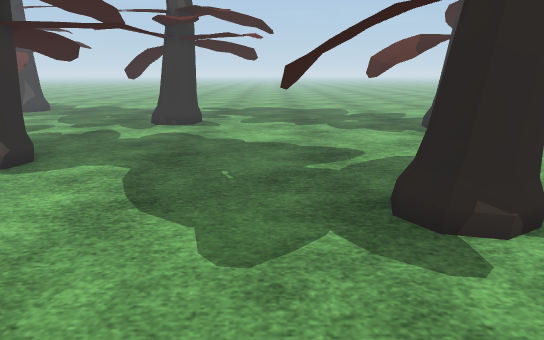
View 1 (above)

22 first-person views from a walk through a Unity game level. The camera is 1.3 m above the floor, tilts 14° down and sees 70° across. The floor is counted in squares, 0.5 m on a side. Each view is taken from the middle of a square. On the plan, view 1 faces up. The plan holds only what a view shows up to about 20 squares ahead; the rest is blank. The place goes on beyond the plan. The player character is not drawn. Some surface patterns are stand-ins.

View 2
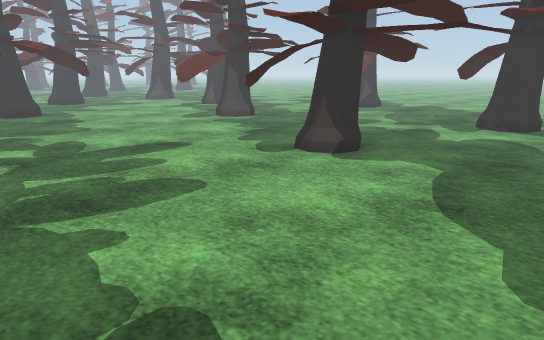

View 3
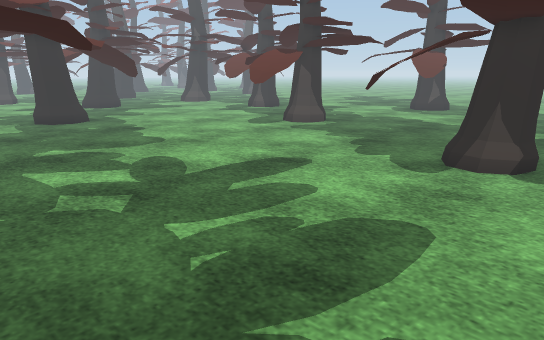

View 4
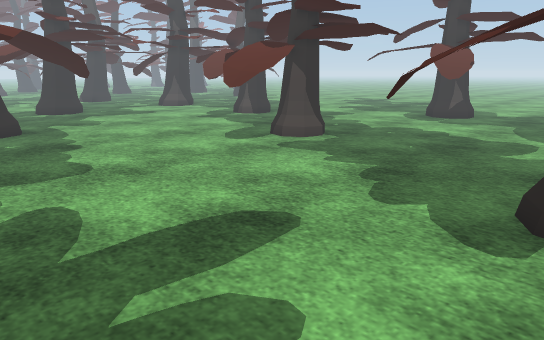

View 5
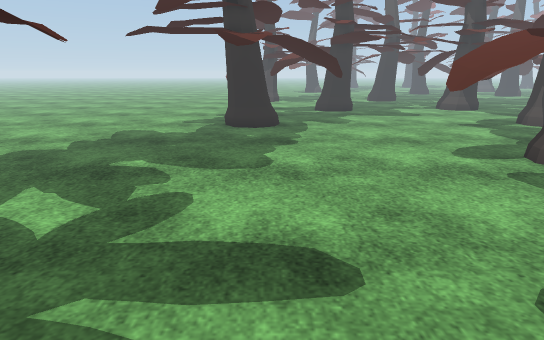

View 6
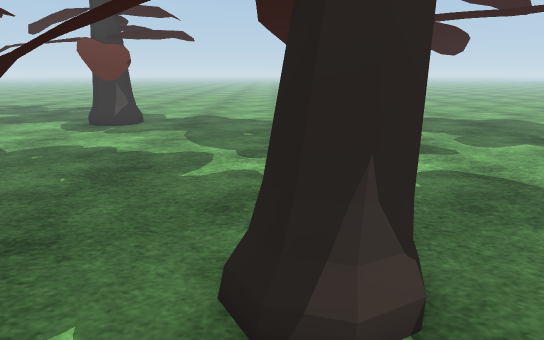

View 7
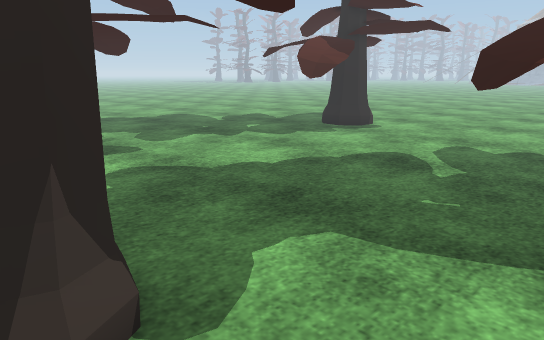

View 8
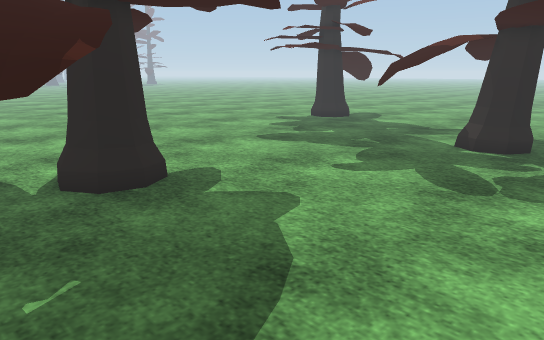

View 9
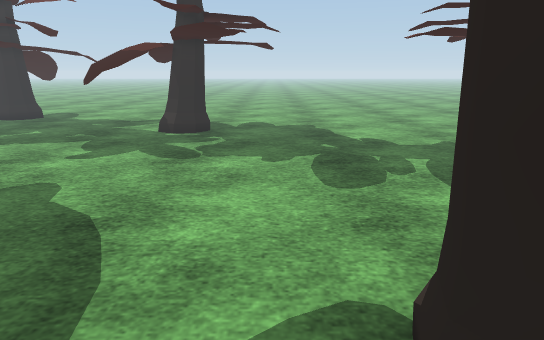

View 10
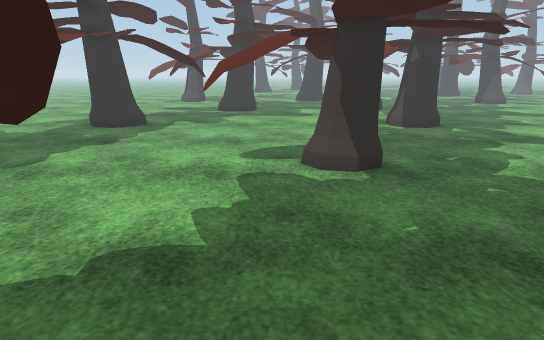

View 11
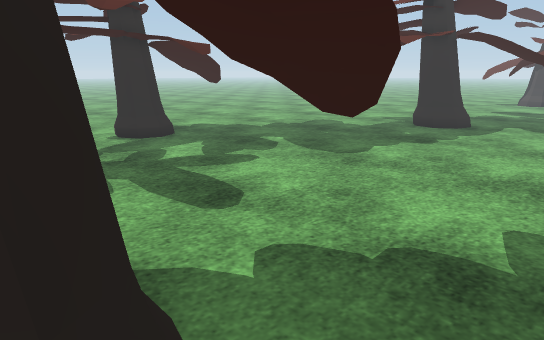

View 12
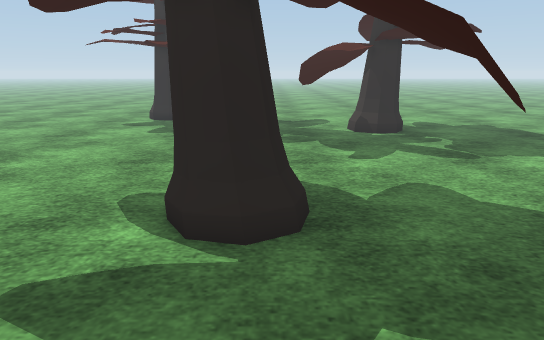

View 13
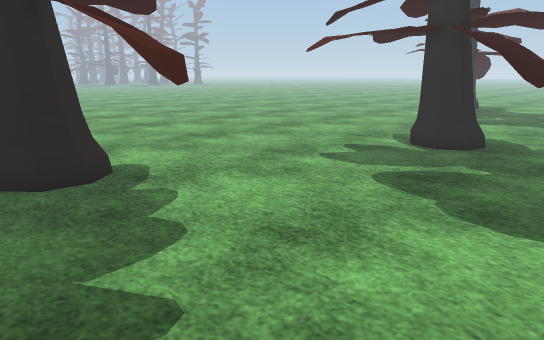

View 14
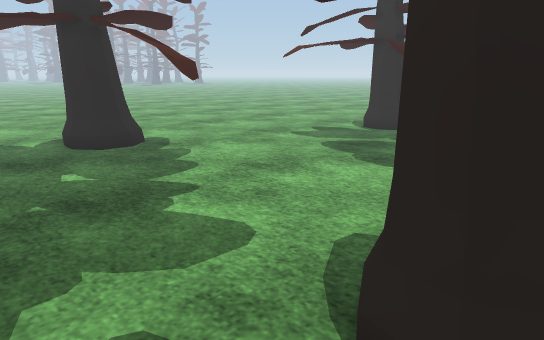

View 15
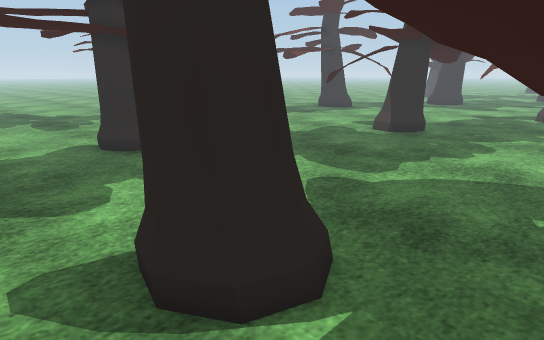

View 16
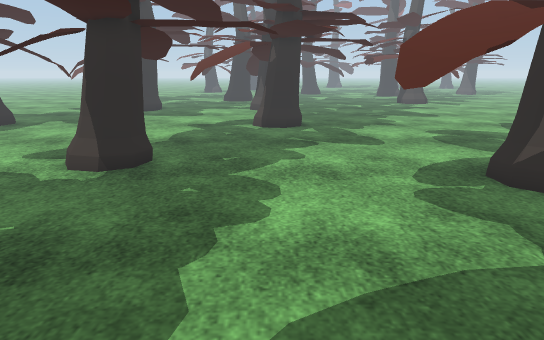

View 17
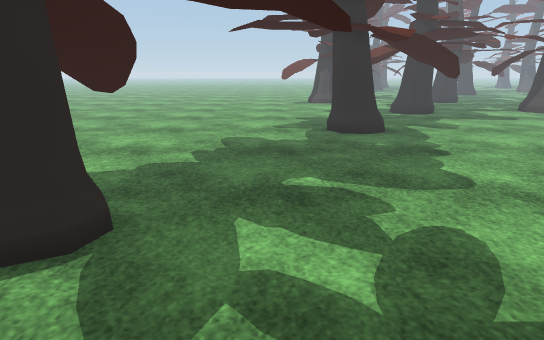

View 18
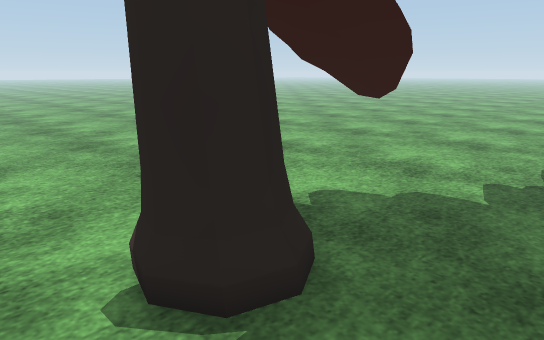

View 19
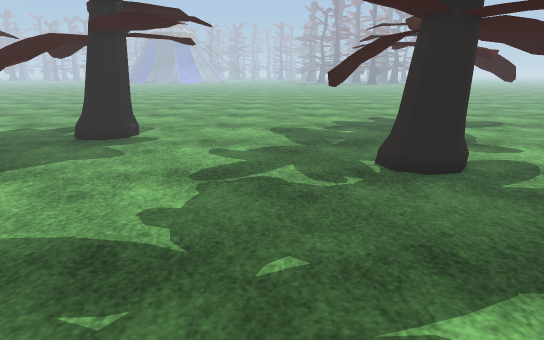

View 20
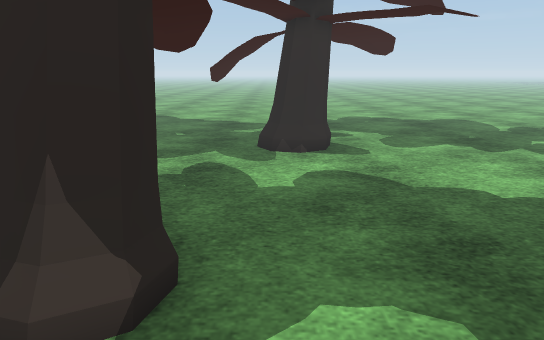

View 21
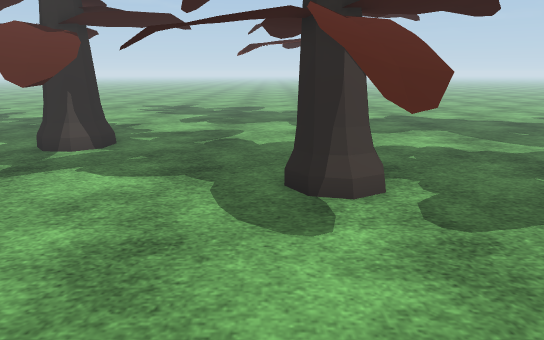

View 22
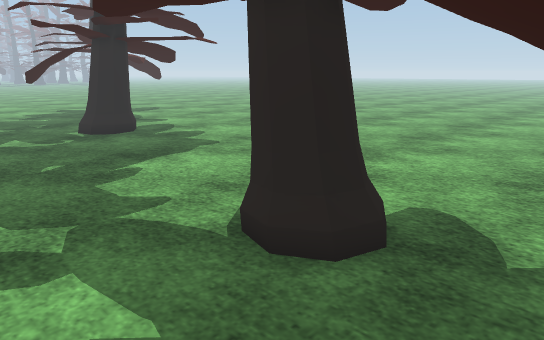

### Floor plan
Key: @ floor where view 1 was taken; # wall or solid block; x gap in a wall; . floor; = window, fence, low wall or low ledge; ^ raised ledge; T thing the floor can be seen under or through.
Columns run from 28 left of view 1 to 9 right of it. Each row starts with its distance up from view 1.
 25 ........... ##.........  ..........
 24 ...........## .....TT .. ..........
 23  ..................TT ...............
 22 #=..................  TTT.............
 21 #=....................TTT.............
 20 #.....................###...........##
 19 # .............................. #..##
 18 ##..............................## .##
 17 ##......TT.......................# ...
 16 .... ...TT.........  .................
 15 ........=T............................
 14 ........   ...........................
 13 ........x^T...........................
 12 ........TT......^ .TTT................
 11 #...............T^TTTT............. ..
 10 #...............T^ ==.......TT .......
  9 ............................TT .......
  8 .............................  TTT....
  7 #=............................TTTT....
  6 ##.............................TT.....
  5 ##....................................
  4 ......................................
  3 ............ .........................
  2 ......................................
  1 ......................................
  0 ............................@.........
 -1 ........# .=##........................
 -2 ........#  ###..............^.........
 -3 ........#^ ###.............# ^#.......
 -4 .........................###  ........

Where each view was taken, in squares from view 1:
view 1: 0 up, 0 right, facing up
view 2: 0 up, 0 right, facing up-left
view 3: 1 down, 5 left, facing up-left
view 4: 3 up, 8 left, facing up-left
view 5: 7 up, 8 left, facing left
view 6: 7 up, 9 left, facing up
view 7: 7 up, 9 left, facing up-right
view 8: 11 up, 6 left, facing down-right
view 9: 14 up, 6 left, facing down
view 10: 14 up, 8 left, facing left
view 11: 14 up, 8 left, facing down-left
view 12: 14 up, 3 right, facing down
view 13: 22 up, 2 left, facing down-right
view 14: 25 up, 6 left, facing down-right
view 15: 25 up, 2 left, facing down-left
view 16: 21 up, 8 left, facing left
view 17: 2 up, 10 left, facing left
view 18: 2 up, 13 left, facing down-left
view 19: 0 up, 13 left, facing right
view 20: 7 up, 6 left, facing up
view 21: 7 up, 21 left, facing up
view 22: 3 up, 20 left, facing down-right
